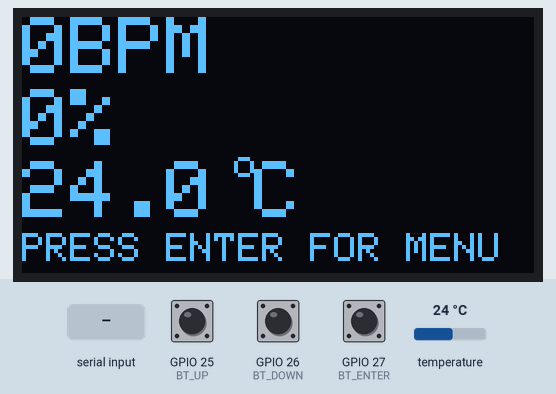
This program was run on a simulated ESP32. Parts: 128×64 one-colour display. Inputs (shaded band) come from the test bench; at power-on: GPIO 27 (BT_ENTER) HIGH, GPIO 25 (BT_UP) HIGH, GPIO 26 (BT_DOWN) HIGH, temperature 24 °C. WiFi joins after 1.5 s; servers stay silent unless stated; what the program prints to the serial monitor is not drawn.

Above: at 5.7 s.
5.8 s: GPIO 27 (BT_ENTER) pulled LOW for 0.55 s
At 7.9 s:
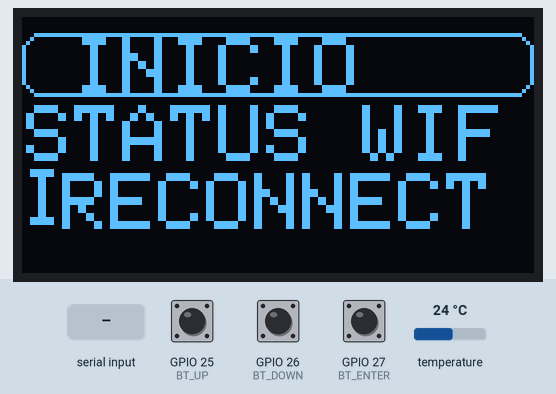
8.9 s: GPIO 25 (BT_UP) pulled LOW for 0.55 s
At 10.6 s:
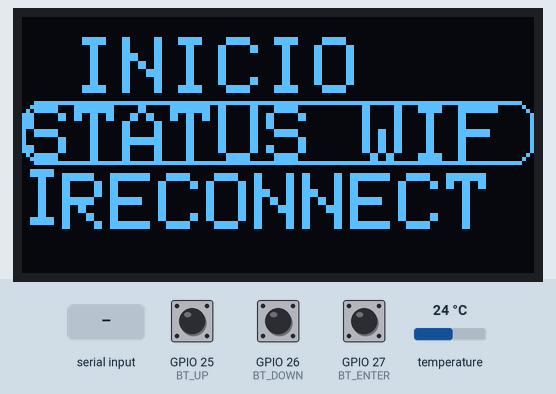
11.6 s: GPIO 27 (BT_ENTER) pulled LOW for 1 s
At 14.1 s:
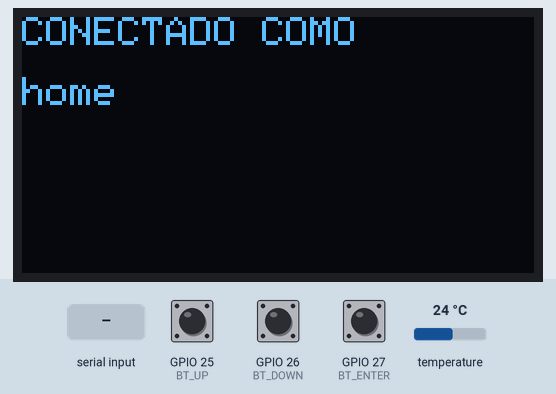
14.4 s: GPIO 27 (BT_ENTER) pulled LOW for 3.2 s
At 17.41 s:
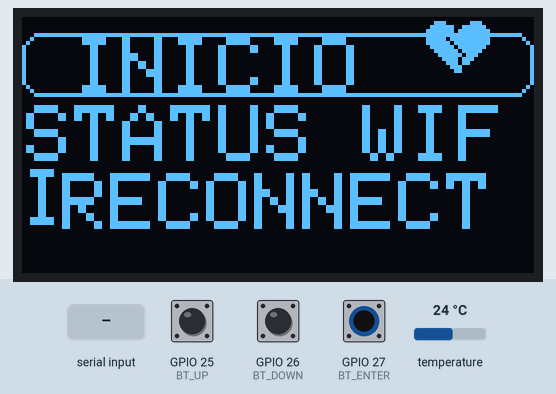
19.1 s: GPIO 27 (BT_ENTER) pulled LOW for 0.55 s
At 21.0 s:
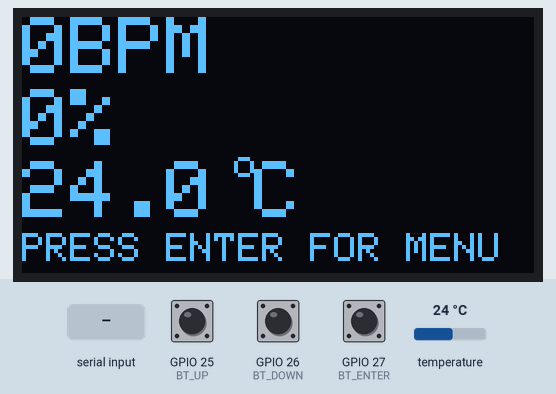
21.4 s: "1" received over the second serial link
Timing chart, 0 to 24.4 s (numbered marks = the images above; inputs shaded):
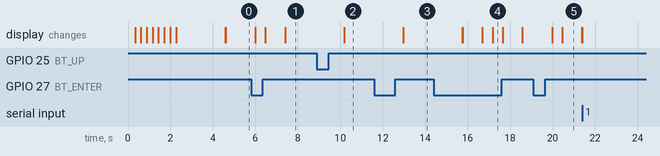

Measured:
- after the input at 5.8 s, the display: first differs from a run without the input after 1.6 s (image 1)
- after the input at 8.9 s, the display: changes after 1.3 s (image 2)
- after the input at 11.6 s, the display: changes after 1.4 s (image 3)
- after the input at 14.4 s, the display: first changes after 1.3 s (image 4 shows a later state)
- after the input at 19.1 s, the display: first changes after 0.88 s (image 5 shows a later state)
- what the display in image 5 shows lasts 0.9 s, from 20.5 s to 21.4 s

The program:

main.cpp
```cpp
#include <Arduino.h>
#include <Wire.h>                             //Biblioteca do I2C
#include <ArduinoJson.h>                      //Biblioteca de manipulação de JSON Documents
#include <SoftwareSerial.h>                   //Biblioteca da Comunicação serial via Software
#include <Adafruit_GFX.h>                     //Biblioteca do Display
#include <Adafruit_SSD1306.h>                 //Biblioteca do Display
#include <OneWire.h>                          //Biblioteca do Sensor de Temperatura
#include <DallasTemperature.h>                //Biblioteca do Sensor de Temperatura
#include <WiFi.h>                             //Biblioteca do Wifi
#include <WebServer.h>                        //Biblioteca do Servidor do Portal
#include <DNSServer.h>                        //Biblioteca do webserver local usado para direcionar todas as requisições para o portal
#include <WiFiManager.h>                      //Biblioteca do Wifi Manager Magic
#include <FirebaseESP32.h>

#define   RXPIN                   16          //Pino Definido como RX
#define   TXPIN                   17          //Pino Definido como TX
#define   TEMPODERESPOSTA         1000        //Tempo de resposta 1 s
#define   TEMPODERESPOSTA2        500         //Tempo de resposta 500 ms
#define   TEMPODERESPOSTA3        10000       //Tempo de resposta 10 s
#define   SCREEN_WIDTH            128         // OLED display width, in pixels
#define   SCREEN_HEIGHT           64          // OLED display height, in pixels
#define   ONEWIREBUS              19          //Sensor de temperadura
#define   BT_UP                   25          //Porta do Botão UP
#define   BT_DOWN                 26          //Porta do Botão DOWN
#define   BT_ENTER                27          //Porta do Botão ENTER
#define FIREBASE_HOST             "wardio42.firebaseio.com"
#define FIREBASE_AUTH             ""

DynamicJsonDocument doc(200);
SoftwareSerial pox(RXPIN, TXPIN);
Adafruit_SSD1306 display(SCREEN_WIDTH, SCREEN_HEIGHT, &Wire);
OneWire onewire(ONEWIREBUS);
DallasTemperature sensor(&onewire);
WiFiManager wifiManager;
FirebaseData firebaseData;

enum { MENU = 0, PAGE_1, PAGE_2, PAGE_3};
struct readings {
  int   bpm;					  // Beats per minute
  int   spo2;  				  // Oximetry in Percent	  ( %)
  float temp;  				  // Temperature in Celsius (°C)
} readings;

void  lerPox();
void  displayAtualizacao();
void  sensorAtualizacao();
void  lerBotao();
void  drawlogo(int i, int j);
void configModeCallback (WiFiManager *myWiFiManager);
void saveConfigCallback ();
void sendDataToFirebase(struct readings r);
void readDataForFirebase(struct readings *r);

ulong tsPox = 0, tsDisplay = 0, tsSensor = 0, tsBotao = 0, tsFirebase = 0;
uint16_t BPM = 0, SpO2 = 0;
uint8_t valor = 1, enter = 0, posicao_atual = 0;;
float_t temp = 0.00;
uint8_t tela = MENU;
bool stMode = false;

void setup() {
  Serial.begin(9600);
  pinMode(RXPIN, INPUT);
  pinMode(TXPIN, OUTPUT);
  pox.begin(9600);
  Wire.begin();
  if(!display.begin(SSD1306_SWITCHCAPVCC, 0x3c))
  {
    Serial.println("Erro ao iniciar o display");
    for(;;);
  }else
  {
    Serial.println("Display iniciado com sucesso");
  }
  drawlogo(4,1);
  display.clearDisplay();
  display.setTextColor(WHITE);
  display.display();

  sensor.begin();
  sensor.requestTemperaturesByIndex(0);
  temp = sensor.getTempCByIndex(0);

  pinMode(BT_DOWN, INPUT_PULLUP);
  pinMode(BT_UP, INPUT_PULLUP);
  pinMode(BT_ENTER, INPUT_PULLUP);
  wifiManager.autoConnect("WardIO");

  Firebase.begin(FIREBASE_HOST, FIREBASE_AUTH);
  Firebase.reconnectWiFi(true);
}


void loop()
{
  if(millis() - tsBotao >= TEMPODERESPOSTA2)
  {
    lerBotao();
  }

  if(millis() - tsPox >= TEMPODERESPOSTA)
  {
    lerPox();
    if (BPM >= 40 && tela == MENU)
    {
      drawlogo(1,2);
    }

    tsPox = millis();
  }

  if(millis() - tsDisplay >= TEMPODERESPOSTA2)
  {
    displayAtualizacao();
    tsDisplay = millis();
  }

    if(millis() - tsSensor >= TEMPODERESPOSTA3)
  {
    void sensorAtualizacao();
    tsSensor = millis();
  }

  if(millis() - tsFirebase >= TEMPODERESPOSTA*2)
  {
    readDataForFirebase(&readings);
    sendDataToFirebase(readings);
  }
}

void lerPox()
{
  if(pox.available())
  {
    DeserializationError erro = deserializeJson(doc, pox);

    if(erro == DeserializationError::Ok)
    {
      Serial.print("Sensor: ");
      Serial.print(doc["sensor"].as<String>());
      Serial.print("/  BPM: ");
      BPM = doc["bpm"].as<int16_t>();
      Serial.print(BPM);
      Serial.print("/  Spo2: ");
      SpO2 = doc["spo2"].as<int16_t>();
      Serial.println(SpO2);
    }
    else
    {
      Serial.print("deserializantionError retornou: ");
      Serial.println(erro.c_str());
      BPM = 0;
      SpO2 = 0;
      if(tela == MENU)
      {
        drawlogo(1,3);
      }
      while (pox.available()>0)
      {
        pox.read();
      }
    }
  }else
  {
    if(tela == MENU)
    {
      drawlogo(1,3);
    }
    Serial.println("Pox is no avalaible");
    pox.end();
    pox.begin(9600);
  }
}

void displayAtualizacao()
{
  display.clearDisplay();
  switch (tela)
  {
    case MENU:
    {
      if(enter == 1)
      {

        tela = PAGE_1;
        enter = 0;
        posicao_atual = 0;
      }
      display.clearDisplay();
      display.setCursor(0,0);
      display.setTextSize(2);
      display.print(BPM);
      display.print("BPM");
      display.setCursor(0,18);
      display.print(SpO2);
      display.print("%");
      display.setCursor(0,36);
      display.printf("%.1f",temp);
      display.drawCircle(55,37,2,WHITE);
      display.setCursor(58,36);
      display.print("C");
      display.setTextSize(1);
      display.setCursor(0,54);
      display.print("PRESS ENTER FOR MENU");
      display.display();
      break;
    }
    case PAGE_1:
    {
      display.clearDisplay();
      display.setTextSize(2);
      display.setCursor(13,5);
      display.print("INICIO");
      display.setCursor(1,22);
      display.print("STATUS WIFI");
      display.setCursor(10,39);
      display.print("RECONNECT");

      if (posicao_atual == 0)
        {
          Serial.println("Dentro do Item INICIO");
          display.drawRoundRect(0,4,128,16,5,1);
      }else if (posicao_atual == 1)
        {
          Serial.println("Dentro do Item STATUS WIFI");
          display.drawRoundRect(0,21,128,16,5,1);
        }else if (posicao_atual == 2)
        {
          Serial.println("Dentro do Item RECONECT");
          display.drawRoundRect(0,38,128,16,5,1);
        }

      display.display();
      Serial.println("valor ");
      Serial.print(valor);
      Serial.println("Posicao");
      Serial.print(posicao_atual);

      if (enter == 0 && valor == 2 && posicao_atual < 2)
      {
        Serial.println("dentro da soma");
        posicao_atual = posicao_atual +1;
        Serial.println(posicao_atual);
        valor = 1;
      }
      if (enter == 0 && valor == 0 && posicao_atual > 0)
      {
        Serial.println("Dentro da subtracao");
        posicao_atual= posicao_atual - 1;
        valor = 1;
      }
      if (enter == 1 && posicao_atual == 0)
      {
        tela = MENU;
        enter = 0;
        posicao_atual = 0;
      }
      if (enter == 1 && posicao_atual == 1)
      {
        tela = PAGE_2;
        enter = 0;
        posicao_atual = 0;
      }
      if (enter == 1 && posicao_atual == 2)
      {
        tela = PAGE_3;
        enter = 0;
        posicao_atual = 0;
      }
      break;
    }
    case PAGE_2:
    {
      if(WiFi.isConnected())
      {
        display.clearDisplay();
        display.setCursor(0,0);
        display.setTextSize(1);
        display.print("CONECTADO COMO");
        display.setCursor(0,15);
        display.setTextSize(1);
        display.print(WiFi.SSID());
        display.display();
      }else
      {
        display.clearDisplay();
        display.setCursor(10,10);
        display.setTextSize(2);
        display.print("Não Conectado");
        display.setCursor(10,15);
        display.display();
        if (stMode)
        {
          display.setTextSize(1);
          display.print("Entrar no endereço:");
          display.setCursor(0,20);
          display.print(WiFi.softAPIP());
          display.display();
        }else
        {
          display.setTextSize(1);
          display.setCursor(10,10);
          display.print("Entar no modo de RECONNECT");
          display.display();
        }
      }

      if(enter == 1)
      {
        tela = MENU;
        enter = 0;
      }
      break;
    }
    case PAGE_3:
    {
      display.clearDisplay();
      display.setCursor(0,0);
      display.setTextSize(1);
      display.print("MODO DE CONFIGURACAO");
      display.setCursor(0,9);
      display.print("ATIVADO ");
      display.setCursor(0,18);
      display.print("CONECTE NA REDE");
      display.setCursor(0,27);
      display.print("WardIO");
      display.setCursor(0,36);
      display.print("NO IP");
      display.setCursor(0,45);
      display.print("192.168.4.1");
      display.display();

      if(enter == 1)
      {
        WiFiManager wifiManager;
        if(!wifiManager.startConfigPortal("WardIO") )
        {
          Serial.println("Falha ao conectar");
          delay(2000);
          ESP.restart();
        }
        tela = MENU;
        enter = 0;
      }
      break;
    }
    default:
      break;
    }
}

void sensorAtualizacao(struct readings *r)
{
  sensor.requestTemperaturesByIndex(0);
  temp = sensor.getTempCByIndex(0);
  Serial.print(temp);
  Serial.println("°C");
  readings.temp = temp;
}

void lerBotao()
{
  if(!digitalRead(BT_ENTER))
  {
    enter = 1;
    tsBotao = millis();
  }else if (!digitalRead(BT_UP))
  {
    valor = 2;
    tsBotao = millis();
  }else if (!digitalRead(BT_DOWN))
  {
    valor = 0;
    tsBotao = millis();
  }
}


void configModeCallback (WiFiManager *myWiFiManager)
{
  Serial.println("Entrou no modo de configuração");
  Serial.println(WiFi.softAPIP()); //imprime o IP do AP
  Serial.println(myWiFiManager->getConfigPortalSSID()); //imprime o SSID criado da rede
  stMode = true;
}

void saveConfigCallback ()
{
  Serial.println("Rede Salva");
  stMode = false;
}

void readDataForFirebase(struct readings *r)
{
  readings.bpm = BPM;
  readings.spo2 = SpO2;
  readings.temp = temp;
}

void sendDataToFirebase(struct readings r)
{
  if (!Firebase.pushInt(firebaseData,"BPM", r.bpm))
  {
    Serial.print("[ERROR] pushing BPM failed:");
  }else
  {
    Serial.print("Sending BPM");
  }

  if (!Firebase.pushInt(firebaseData,"SpO2", r.spo2))
  {
    Serial.print("[ERROR] pushing SpO2 failed:");
  }else
  {
    Serial.print("Sending SpO2");
  }
  if (!Firebase.pushInt(firebaseData,"Temperatura", r.temp))
  {
    Serial.println("[ERROR] pushing Temp failed:");
  }else
  {
    Serial.println("Sending Temp");
  }
}


void drawlogo(int i, int j)
{

  static const unsigned char logo_bmp_128x42_1 [] PROGMEM = {
  // 'logo_bmp_128x42', 74x64px
  0xff, 0xfe, 0x00, 0xff, 0xff, 0xff, 0xc0, 0x1f, 0xff, 0xc0, 0xff, 0xf0, 0x00, 0x1f, 0xff, 0xfe,
  0x00, 0x03, 0xff, 0xc0, 0xff, 0xc0, 0x00, 0x07, 0xff, 0xf8, 0x00, 0x00, 0xff, 0xc0, 0xff, 0x00,
  0x00, 0x01, 0xff, 0xe0, 0x00, 0x00, 0x3f, 0xc0, 0xfe, 0x00, 0x00, 0x00, 0xff, 0xc0, 0x00, 0x38,
  0x1f, 0xc0, 0xfc, 0x00, 0x00, 0x00, 0x7f, 0x80, 0x00, 0x1e, 0x0f, 0xc0, 0xf8, 0x00, 0x00, 0x00,
  0x3f, 0x00, 0x00, 0x0f, 0x87, 0xc0, 0xf0, 0x00, 0x00, 0x00, 0x1e, 0x00, 0x00, 0x07, 0xc3, 0xc0,
  0xe0, 0x00, 0x00, 0x00, 0x0c, 0x00, 0x00, 0x03, 0xe1, 0xc0, 0xc0, 0x00, 0x00, 0x00, 0x0c, 0x00,
  0x00, 0x01, 0xf0, 0xc0, 0xc0, 0x00, 0x00, 0x00, 0x00, 0x00, 0x00, 0x01, 0xf0, 0xc0, 0x80, 0x00,
  0x00, 0x00, 0x00, 0x00, 0x00, 0x00, 0xf8, 0x40, 0x80, 0x00, 0x00, 0x00, 0x00, 0x00, 0x00, 0x00,
  0xf8, 0x40, 0x80, 0x00, 0x00, 0x00, 0x00, 0x00, 0x00, 0x00, 0x7c, 0x40, 0x00, 0x00, 0x00, 0x00,
  0x00, 0x00, 0x00, 0x00, 0x7c, 0x00, 0x00, 0x00, 0x00, 0x00, 0x00, 0x00, 0x00, 0x00, 0x3c, 0x00,
  0x00, 0x00, 0x00, 0x00, 0x00, 0x00, 0x00, 0x00, 0x3e, 0x00, 0x00, 0x00, 0x00, 0x00, 0x00, 0x00,
  0x00, 0x00, 0x3e, 0x00, 0x00, 0x00, 0x00, 0x00, 0x00, 0x00, 0x00, 0x00, 0x3e, 0x00, 0x00, 0x00,
  0x00, 0x00, 0x00, 0x00, 0x00, 0x00, 0x3e, 0x00, 0x00, 0x00, 0x00, 0x00, 0x00, 0x00, 0x00, 0x00,
  0x3e, 0x00, 0x00, 0x00, 0x00, 0x00, 0x00, 0x00, 0x00, 0x00, 0x3e, 0x00, 0x00, 0x00, 0x00, 0x00,
  0x00, 0x00, 0x00, 0x00, 0x3e, 0x00, 0x00, 0x00, 0x00, 0x00, 0x00, 0x00, 0x00, 0x00, 0x3e, 0x00,
  0x80, 0x00, 0x00, 0x00, 0x00, 0x00, 0x00, 0x00, 0x3c, 0x40, 0x80, 0x00, 0x00, 0x00, 0x00, 0x00,
  0x00, 0x00, 0x3c, 0x40, 0x80, 0x00, 0x00, 0x00, 0x00, 0x00, 0x00, 0x00, 0x3c, 0x40, 0xc0, 0x00,
  0x00, 0x00, 0x00, 0x00, 0x00, 0x00, 0x38, 0xc0, 0xc0, 0x00, 0x00, 0x00, 0x00, 0x00, 0x00, 0x00,
  0x38, 0xc0, 0xc0, 0x00, 0x00, 0x00, 0x00, 0x00, 0x00, 0x00, 0x38, 0xc0, 0xe0, 0x00, 0x00, 0x00,
  0x00, 0x00, 0x00, 0x00, 0x71, 0xc0, 0xe0, 0x00, 0x00, 0x00, 0x00, 0x00, 0x00, 0x00, 0x61, 0xc0,
  0xf0, 0x00, 0x00, 0x00, 0x00, 0x00, 0x00, 0x00, 0x43, 0xc0, 0xf8, 0x00, 0x00, 0x00, 0x00, 0x00,
  0x00, 0x00, 0x47, 0xc0, 0xf8, 0x00, 0x00, 0x00, 0x00, 0x00, 0x00, 0x00, 0x07, 0xc0, 0xfc, 0x00,
  0x00, 0x00, 0x00, 0x00, 0x00, 0x00, 0x0f, 0xc0, 0xfe, 0x00, 0x00, 0x00, 0x00, 0x00, 0x00, 0x00,
  0x1f, 0xc0, 0xfe, 0x00, 0x00, 0x00, 0x00, 0x00, 0x00, 0x00, 0x1f, 0xc0, 0xff, 0x00, 0x00, 0x00,
  0x00, 0x00, 0x00, 0x00, 0x3f, 0xc0, 0xff, 0x80, 0x00, 0x00, 0x00, 0x00, 0x00, 0x00, 0x7f, 0xc0,
  0xff, 0xc0, 0x00, 0x00, 0x00, 0x00, 0x00, 0x00, 0xff, 0xc0, 0xff, 0xe0, 0x00, 0x00, 0x00, 0x00,
  0x00, 0x01, 0xff, 0xc0, 0xff, 0xe0, 0x00, 0x00, 0x00, 0x00, 0x00, 0x01, 0xff, 0xc0, 0xff, 0xf0,
  0x00, 0x00, 0x00, 0x00, 0x00, 0x03, 0xff, 0xc0, 0xff, 0xf8, 0x00, 0x00, 0x00, 0x00, 0x00, 0x07,
  0xff, 0xc0, 0xff, 0xfc, 0x00, 0x00, 0x00, 0x00, 0x00, 0x0f, 0xff, 0xc0, 0xff, 0xfe, 0x00, 0x00,
  0x00, 0x00, 0x00, 0x1f, 0xff, 0xc0, 0xff, 0xff, 0x80, 0x00, 0x00, 0x00, 0x00, 0x7f, 0xff, 0xc0,
  0xff, 0xff, 0xc0, 0x00, 0x00, 0x00, 0x00, 0xff, 0xff, 0xc0, 0xff, 0xff, 0xe0, 0x00, 0x00, 0x00,
  0x01, 0xff, 0xff, 0xc0, 0xff, 0xff, 0xf0, 0x00, 0x00, 0x00, 0x03, 0xff, 0xff, 0xc0, 0xff, 0xff,
  0xf8, 0x00, 0x00, 0x00, 0x07, 0xff, 0xff, 0xc0, 0xff, 0xff, 0xfc, 0x00, 0x00, 0x00, 0x0f, 0xff,
  0xff, 0xc0, 0xff, 0xff, 0xfe, 0x00, 0x00, 0x00, 0x3f, 0xff, 0xff, 0xc0, 0xff, 0xff, 0xff, 0x80,
  0x00, 0x00, 0x7f, 0xff, 0xff, 0xc0, 0xff, 0xff, 0xff, 0xc0, 0x00, 0x00, 0xff, 0xff, 0xff, 0xc0,
  0xff, 0xff, 0xff, 0xe0, 0x00, 0x01, 0xff, 0xff, 0xff, 0xc0, 0xff, 0xff, 0xff, 0xf8, 0x00, 0x07,
  0xff, 0xff, 0xff, 0xc0, 0xff, 0xff, 0xff, 0xfc, 0x00, 0x0f, 0xff, 0xff, 0xff, 0xc0, 0xff, 0xff,
  0xff, 0xfe, 0x00, 0x1f, 0xff, 0xff, 0xff, 0xc0, 0xff, 0xff, 0xff, 0xff, 0x00, 0x3f, 0xff, 0xff,
  0xff, 0xc0, 0xff, 0xff, 0xff, 0xff, 0xc0, 0xff, 0xff, 0xff, 0xff, 0xc0, 0xff, 0xff, 0xff, 0xff,
  0xe1, 0xff, 0xff, 0xff, 0xff, 0xc0, 0xff, 0xff, 0xff, 0xff, 0xf3, 0xff, 0xff, 0xff, 0xff, 0xc0
  };
  static const unsigned char logo_bmp_128x42_2 [] PROGMEM = {
  // 'logo_bmp_128x42', 74x64px
  0x00, 0x01, 0xff, 0x00, 0x00, 0x00, 0x3f, 0xe0, 0x00, 0x00, 0x00, 0x0f, 0xff, 0xe0, 0x00, 0x01,
  0xff, 0xfc, 0x00, 0x00, 0x00, 0x3f, 0xff, 0xf8, 0x00, 0x07, 0xff, 0xff, 0x00, 0x00, 0x00, 0xff,
  0xff, 0xfe, 0x00, 0x1f, 0xff, 0xff, 0xc0, 0x00, 0x01, 0xff, 0xff, 0xff, 0x00, 0x3f, 0xff, 0xc7,
  0xe0, 0x00, 0x03, 0xff, 0xff, 0xff, 0x80, 0x7f, 0xff, 0xe1, 0xf0, 0x00, 0x07, 0xff, 0xff, 0xff,
  0xc0, 0xff, 0xff, 0xf0, 0x78, 0x00, 0x0f, 0xff, 0xff, 0xff, 0xe1, 0xff, 0xff, 0xf8, 0x3c, 0x00,
  0x1f, 0xff, 0xff, 0xff, 0xf3, 0xff, 0xff, 0xfc, 0x1e, 0x00, 0x3f, 0xff, 0xff, 0xff, 0xf3, 0xff,
  0xff, 0xfe, 0x0f, 0x00, 0x3f, 0xff, 0xff, 0xff, 0xff, 0xff, 0xff, 0xfe, 0x0f, 0x00, 0x7f, 0xff,
  0xff, 0xff, 0xff, 0xff, 0xff, 0xff, 0x07, 0x80, 0x7f, 0xff, 0xff, 0xff, 0xff, 0xff, 0xff, 0xff,
  0x07, 0x80, 0x7f, 0xff, 0xff, 0xff, 0xff, 0xff, 0xff, 0xff, 0x83, 0x80, 0xff, 0xff, 0xff, 0xff,
  0xff, 0xff, 0xff, 0xff, 0x83, 0xc0, 0xff, 0xff, 0xff, 0xff, 0xff, 0xff, 0xff, 0xff, 0xc3, 0xc0,
  0xff, 0xff, 0xff, 0xff, 0xff, 0xff, 0xff, 0xff, 0xc1, 0xc0, 0xff, 0xff, 0xff, 0xff, 0xff, 0xff,
  0xff, 0xff, 0xc1, 0xc0, 0xff, 0xff, 0xff, 0xff, 0xff, 0xff, 0xff, 0xff, 0xc1, 0xc0, 0xff, 0xff,
  0xff, 0xff, 0xff, 0xff, 0xff, 0xff, 0xc1, 0xc0, 0xff, 0xff, 0xff, 0xff, 0xff, 0xff, 0xff, 0xff,
  0xc1, 0xc0, 0xff, 0xff, 0xff, 0xff, 0xff, 0xff, 0xff, 0xff, 0xc1, 0xc0, 0xff, 0xff, 0xff, 0xff,
  0xff, 0xff, 0xff, 0xff, 0xc1, 0xc0, 0xff, 0xff, 0xff, 0xff, 0xff, 0xff, 0xff, 0xff, 0xc1, 0xc0,
  0x7f, 0xff, 0xff, 0xff, 0xff, 0xff, 0xff, 0xff, 0xc3, 0x80, 0x7f, 0xff, 0xff, 0xff, 0xff, 0xff,
  0xff, 0xff, 0xc3, 0x80, 0x7f, 0xff, 0xff, 0xff, 0xff, 0xff, 0xff, 0xff, 0xc3, 0x80, 0x3f, 0xff,
  0xff, 0xff, 0xff, 0xff, 0xff, 0xff, 0xc7, 0x00, 0x3f, 0xff, 0xff, 0xff, 0xff, 0xff, 0xff, 0xff,
  0xc7, 0x00, 0x3f, 0xff, 0xff, 0xff, 0xff, 0xff, 0xff, 0xff, 0xc7, 0x00, 0x1f, 0xff, 0xff, 0xff,
  0xff, 0xff, 0xff, 0xff, 0x8e, 0x00, 0x1f, 0xff, 0xff, 0xff, 0xff, 0xff, 0xff, 0xff, 0x9e, 0x00,
  0x0f, 0xff, 0xff, 0xff, 0xff, 0xff, 0xff, 0xff, 0xbc, 0x00, 0x07, 0xff, 0xff, 0xff, 0xff, 0xff,
  0xff, 0xff, 0xb8, 0x00, 0x07, 0xff, 0xff, 0xff, 0xff, 0xff, 0xff, 0xff, 0xf8, 0x00, 0x03, 0xff,
  0xff, 0xff, 0xff, 0xff, 0xff, 0xff, 0xf0, 0x00, 0x01, 0xff, 0xff, 0xff, 0xff, 0xff, 0xff, 0xff,
  0xe0, 0x00, 0x01, 0xff, 0xff, 0xff, 0xff, 0xff, 0xff, 0xff, 0xe0, 0x00, 0x00, 0xff, 0xff, 0xff,
  0xff, 0xff, 0xff, 0xff, 0xc0, 0x00, 0x00, 0x7f, 0xff, 0xff, 0xff, 0xff, 0xff, 0xff, 0x80, 0x00,
  0x00, 0x3f, 0xff, 0xff, 0xff, 0xff, 0xff, 0xff, 0x00, 0x00, 0x00, 0x1f, 0xff, 0xff, 0xff, 0xff,
  0xff, 0xfe, 0x00, 0x00, 0x00, 0x1f, 0xff, 0xff, 0xff, 0xff, 0xff, 0xfe, 0x00, 0x00, 0x00, 0x0f,
  0xff, 0xff, 0xff, 0xff, 0xff, 0xfc, 0x00, 0x00, 0x00, 0x07, 0xff, 0xff, 0xff, 0xff, 0xff, 0xf8,
  0x00, 0x00, 0x00, 0x03, 0xff, 0xff, 0xff, 0xff, 0xff, 0xf0, 0x00, 0x00, 0x00, 0x01, 0xff, 0xff,
  0xff, 0xff, 0xff, 0xe0, 0x00, 0x00, 0x00, 0x00, 0x7f, 0xff, 0xff, 0xff, 0xff, 0x80, 0x00, 0x00,
  0x00, 0x00, 0x3f, 0xff, 0xff, 0xff, 0xff, 0x00, 0x00, 0x00, 0x00, 0x00, 0x1f, 0xff, 0xff, 0xff,
  0xfe, 0x00, 0x00, 0x00, 0x00, 0x00, 0x0f, 0xff, 0xff, 0xff, 0xfc, 0x00, 0x00, 0x00, 0x00, 0x00,
  0x07, 0xff, 0xff, 0xff, 0xf8, 0x00, 0x00, 0x00, 0x00, 0x00, 0x03, 0xff, 0xff, 0xff, 0xf0, 0x00,
  0x00, 0x00, 0x00, 0x00, 0x01, 0xff, 0xff, 0xff, 0xc0, 0x00, 0x00, 0x00, 0x00, 0x00, 0x00, 0x7f,
  0xff, 0xff, 0x80, 0x00, 0x00, 0x00, 0x00, 0x00, 0x00, 0x3f, 0xff, 0xff, 0x00, 0x00, 0x00, 0x00,
  0x00, 0x00, 0x00, 0x1f, 0xff, 0xfe, 0x00, 0x00, 0x00, 0x00, 0x00, 0x00, 0x00, 0x07, 0xff, 0xf8,
  0x00, 0x00, 0x00, 0x00, 0x00, 0x00, 0x00, 0x03, 0xff, 0xf0, 0x00, 0x00, 0x00, 0x00, 0x00, 0x00,
  0x00, 0x01, 0xff, 0xe0, 0x00, 0x00, 0x00, 0x00, 0x00, 0x00, 0x00, 0x00, 0xff, 0xc0, 0x00, 0x00,
  0x00, 0x00, 0x00, 0x00, 0x00, 0x00, 0x3f, 0x00, 0x00, 0x00, 0x00, 0x00, 0x00, 0x00, 0x00, 0x00,
  0x1e, 0x00, 0x00, 0x00, 0x00, 0x00, 0x00, 0x00, 0x00, 0x00, 0x0c, 0x00, 0x00, 0x00, 0x00, 0x00
  };

  static const unsigned char logo_bmp_18x16_1 [] PROGMEM ={
    // 'logo_bmp_128x42', 18x16px
    0x1e, 0x1e, 0x00, 0x7f, 0x3e, 0x80, 0x7f, 0xfe, 0x00, 0xff, 0xff, 0x40, 0xff, 0xff, 0x40, 0xff,
    0xff, 0x40, 0xff, 0xff, 0x40, 0x7f, 0xff, 0x80, 0x7f, 0xff, 0x80, 0x3f, 0xff, 0x00, 0x1f, 0xfe,
    0x00, 0x0f, 0xfc, 0x00, 0x07, 0xf8, 0x00, 0x03, 0xf0, 0x00, 0x01, 0xe0, 0x00, 0x00, 0xc0, 0x00};

  static const unsigned char logo_bmp_18x16_2 [] PROGMEM={
    // 'coracao-partido Freepik', 18x16px
    0x00, 0x00, 0x00, 0x1c, 0x0e, 0x00, 0x3f, 0x3f, 0x00, 0x7f, 0x7f, 0x80, 0x7e, 0xff, 0x80, 0x7d,
    0xff, 0x80, 0x7e, 0xff, 0x80, 0x3f, 0x7f, 0x00, 0x1f, 0xbe, 0x00, 0x0f, 0xdc, 0x00, 0x07, 0xb8,
    0x00, 0x03, 0xb0, 0x00, 0x01, 0xc0, 0x00, 0x00, 0xc0, 0x00, 0x00, 0x00, 0x00, 0x00, 0x00, 0x00};

  for(int a = 0; a<i; a++ )
  {
    if (j == 1){
      /*dispay.drawBitmap(pos x,pos y,*logo,LOGO_WIDTH,LOGO_HEIGHT,1);*/
      display.clearDisplay();
      display.drawBitmap(27, 0,  logo_bmp_128x42_1, 74, 64, WHITE);
      display.display();
      delay(250);
      display.clearDisplay();
      display.drawBitmap(27, 0,  logo_bmp_128x42_2, 74, 64, WHITE);
      display.display();
      delay(250);
    }else if( j==2)
    {
      display.drawBitmap(100, 0,  logo_bmp_18x16_1, 18, 16, WHITE);
      display.display();
    }else if(j==3)
    {
      display.drawBitmap(100, 0,  logo_bmp_18x16_2, 18, 16, WHITE);
      display.display();
    }

  }
}
```
